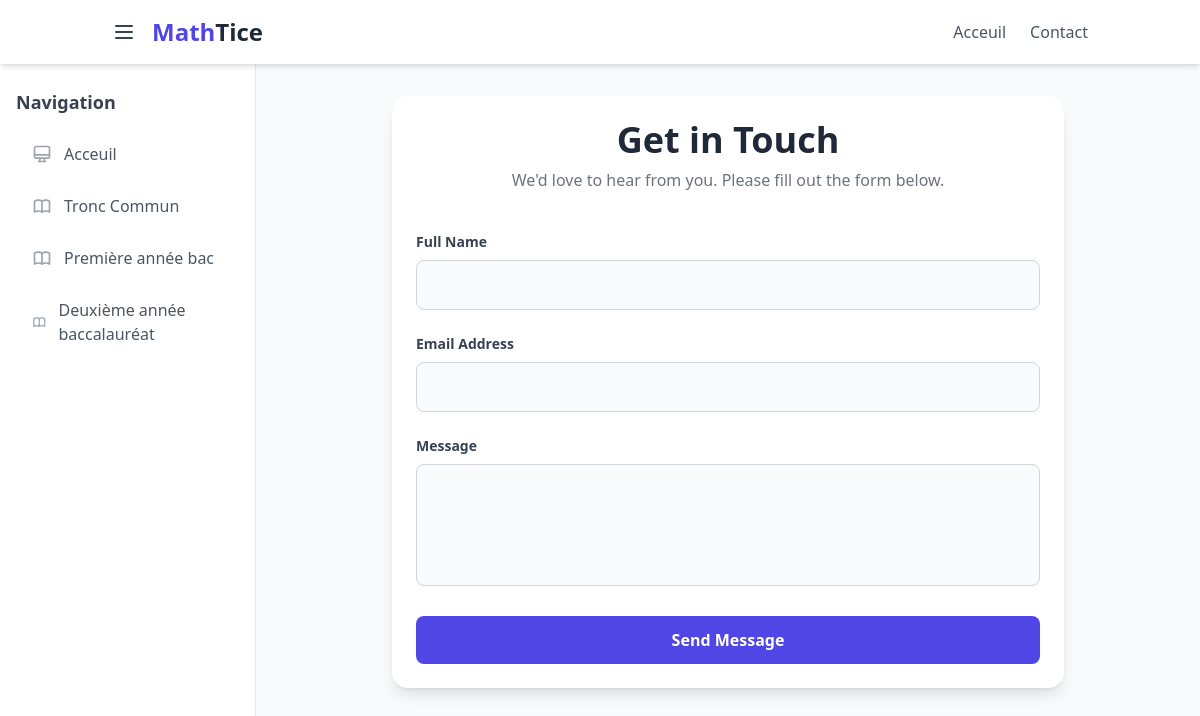
/courses/contact/, run on the app's committed database.
### courses/models.py (models this page shows, shortened)
class SchoolLevel(models.Model):
    name = models.CharField(max_length=100)

### courses/views.py (the view)
# urls.py: path('contact/', views.contact, name='contact'),  # New contact page URL
def contact(request):
    form = ContactForm()
    return render(request, 'courses/contact.html', {'form': form})

### courses/forms.py
class ContactForm(forms.Form):
    name = forms.CharField(max_length=100, required=True)
    email = forms.EmailField(required=True)
    message = forms.CharField(widget=forms.Textarea, required=True)

### courses/context_processors.py (called while the page is built)
def all_levels(request):
    return {
        'all_levels': SchoolLevel.objects.all()
    }

### webstudy/templates/courses/contact.html (shortened to what this page needs)
{% extends 'base.html' %}
{% block content %}
<div class="max-w-2xl mx-auto bg-white p-6 rounded-2xl shadow-lg">
    <div class="text-center mb-10">
        <h1 class="text-4xl font-bold text-gray-800">Get in Touch</h1>
        <p class="text-gray-500 mt-2">We'd love to hear from you. Please fill out the form below.</p>
    </div>
    <form method="post" action="{% url 'send_contact_info' %}">
        <div class="mb-6">
            <label for="id_name" class="block text-gray-700 text-sm font-bold mb-2">Full Name</label>
            <input type="text" name="name" id="id_name" required
                   class="w-full px-4 py-3 bg-gray-50 border border-gray-300 rounded-lg focus:ring-2 focus:ring-indigo-500 focus:border-indigo-500 outline-none transition duration-300">
        </div>
        <div class="mb-6">
            <label for="id_email" class="block text-gray-700 text-sm font-bold mb-2">Email Address</label>
            <input type="email" name="email" id="id_email" required
                   class="w-full px-4 py-3 bg-gray-50 border border-gray-300 rounded-lg focus:ring-2 focus:ring-indigo-500 focus:border-indigo-500 outline-none transition duration-300">
        </div>
        <div class="mb-6">
            <label for="id_message" class="block text-gray-700 text-sm font-bold mb-2">Message</label>
            <textarea name="message" id="id_message" rows="4" required
                      class="w-full px-4 py-3 bg-gray-50 border border-gray-300 rounded-lg focus:ring-2 focus:ring-indigo-500 focus:border-indigo-500 outline-none transition duration-300 resize-none"></textarea>
        </div>
        <div class="text-center">
            <button type="submit"
                    class="w-full bg-indigo-600 text-white font-bold px-6 py-3 rounded-lg hover:bg-indigo-700 focus:outline-none focus:ring-2 focus:ring-offset-2 focus:ring-indigo-500 transition-transform transform hover:scale-105 duration-300">
                Send Message
            </button>
        </div>
    </form>
</div>
{% endblock %}

### webstudy/templates/base.html (shortened to what this page needs)
<!DOCTYPE html>
<html lang="en">
<head>
    <script src="https://cdn.tailwindcss.com"></script>
</head>
<body class="bg-gray-50 font-sans">
    <div class="flex flex-col h-screen">
        <header class="bg-white shadow-md z-30">
            <div class="container mx-auto px-6 py-4 flex justify-between items-center">
                <div class="flex items-center space-x-4">
                    <button id="sidebar-toggle" class="text-gray-700 hover:text-indigo-600 focus:outline-none">
                        <svg class="w-6 h-6" fill="none" stroke="currentColor" viewBox="0 0 24 24" xmlns="http://www.w3.org/2000/svg"><path stroke-linecap="round" stroke-linejoin="round" stroke-width="2" d="M4 6h16M4 12h16M4 18h16"></path></svg>
                    </button>
                    <a href="/" class="text-2xl font-bold text-gray-800">
                        <span class="text-indigo-600">Math</span>Tice
                    </a>
                </div>
                <nav class="hidden md:flex items-center space-x-6">
                    <a href="/" class="text-gray-600 hover:text-indigo-600 transition">Acceuil</a>
                    <a href="{% url 'contact' %}" class="text-gray-600 hover:text-indigo-600 transition">Contact</a>
                </nav>
            </div>
        </header>
        <div class="flex flex-1 overflow-hidden">
            <aside id="sidebar" class="w-64 bg-white shadow-lg flex-shrink-0 transform -translate-x-full transition-transform duration-300 ease-in-out z-20 md:translate-x-0 md:shadow-none md:border-r">
                <div class="py-6 px-4">
                    <h2 class="text-lg font-semibold text-gray-700 mb-4">Navigation</h2>
                    <nav class="space-y-2">
                        <a href="{% url 'article_list' %}" class="flex items-center px-4 py-2.5 text-gray-600 rounded-lg hover:bg-indigo-50 hover:text-indigo-700 transition group">
                            Acceuil
                        </a>
            {% for level in all_levels %}
            <a href="{% url 'courses_by_level' level.id %}" class="flex items-center p-2 px-4 py-2.5 text-gray-600 rounded-lg hover:bg-indigo-50 hover:text-indigo-700 transition group">
                {{ level.name }}
            </a>
            {% endfor %}
                    </nav>
                </div>
            </aside>
            <main class="flex-1 p-6 lg:p-8 overflow-y-auto">
                {% block content %}{% endblock %}
            </main>
        </div>
    </div>
</body>
</html>

### data on the page
SchoolLevel: name "Tronc Commun"
SchoolLevel: name "Première année bac"
SchoolLevel: name "Deuxième année baccalauréat"
